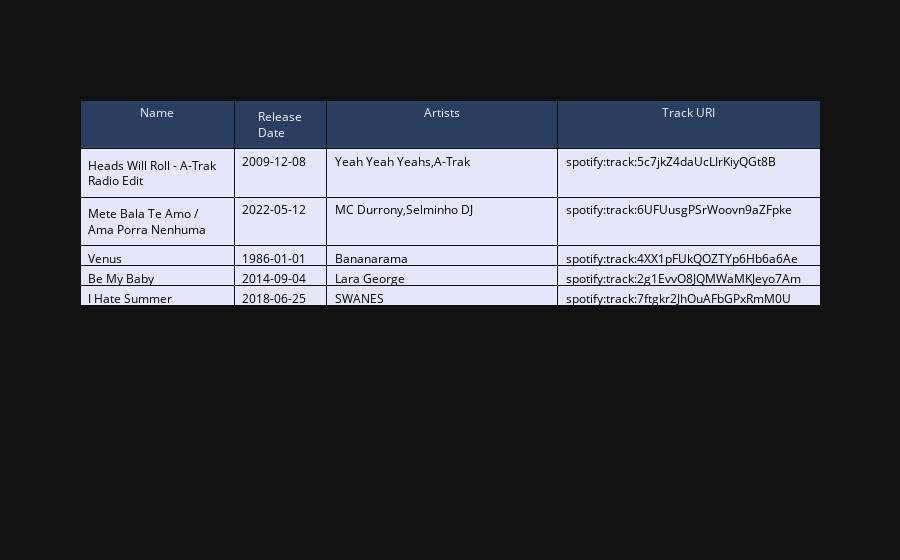

Notebook code for this chart:
### Markdown cell above
De mens is minder gelukkig (CBS, 2019), de valence van muziek daalt en het aandeel nummers in mineur stijgt voorzichtig. De mens en muziek lijken samen droeviger te worden, maar doordat er geen correlatie gevonden kan worden, blijken zij dit waarschijnlijk los van elkaar te doen. De opkomst van het internet heeft positieve en negatieve aspecten. De toegankelijkheid om muziek uit te brengen is verhoogd, maar muziekgenres zijn versplinterd en daardoor is het muzieklandschap minder overzichtelijk. Mens en muziek veranderen, dat is duidelijk geworden. Of dat goed is, is voor ieder zelf om te beslissen.

### Code cell
from IPython.display import display, clear_output
import ipywidgets as widgets

# Filteren van de dataset op criteria voor "happy" liedjes
happy_data = main_dataset[(main_dataset['valence'] > 0.6) &
                          (main_dataset['energy'] > 0.6) &
                          (main_dataset['danceability'] > 0.6)]


def plot_random_rows():
    clear_output()
    out = widgets.Output()

    button = widgets.Button(description='Genereer 5 willekeurige liedjes')
    button.layout.width = 'auto'
    button.on_click(lambda _: plot_random_rows())

    out.append_display_data(display(button))
    # random rows
    random_rows = happy_data.sample(n=5).loc[:, ['name', 'release_date', 'artists_names']]

    # tabel maken
    fig = go.Figure(data=[go.Table(header=dict(values=['Song-name', 'Release Date', 'Artists']),
                                   cells=dict(values=[random_rows['name'],
                                                      random_rows['release_date'].dt.date,
                                                      random_rows['artists_names']],
                                              fill_color='lavender',
                                              align='left',
                                              font=dict(color='black')))])

    # Weergeven van de output
    out.append_display_data(fig.show())

plot_random_rows()

### Figure 1 — Plotly figure (JSON) as saved in the notebook; plotly's stock layout.template omitted (floating-point values rounded to 4 significant figures)
{"data": [{"cells": {"align": "left", "fill": {"color": "lavender"}, "font": {"color": "black"}, "values": [["Heads Will Roll - A-Trak Radio Edit", "Mete Bala Te Amo / Ama Porra Nenhuma", "Venus", "Be My Baby", "I Hate Summer"], ["2009-12-08", "2022-05-12", "1986-01-01", "2014-09-04", "2018-06-25"], [["Yeah Yeah Yeahs", "A-Trak"], ["MC Durrony", "Selminho DJ"], ["Bananarama"], ["Lara George"], ["SWANES"]], ["spotify:track:5c7jkZ4daUcLIrKiyQGt8B", "spotify:track:6UFUusgPSrWoovn9aZFpke", "spotify:track:4XX1pFUkQOZTYp6Hb6a6Ae", "spotify:track:2g1EvvO8JQMWaMKJeyo7Am", "spotify:track:7ftgkr2JhOuAFbGPxRmM0U"]]}, "columnwidth": [1, 0.6, 1.5, 1.7], "header": {"values": ["Name", "Release Date", "Artists", "Track URI"]}, "type": "table"}], "layout": {}}
